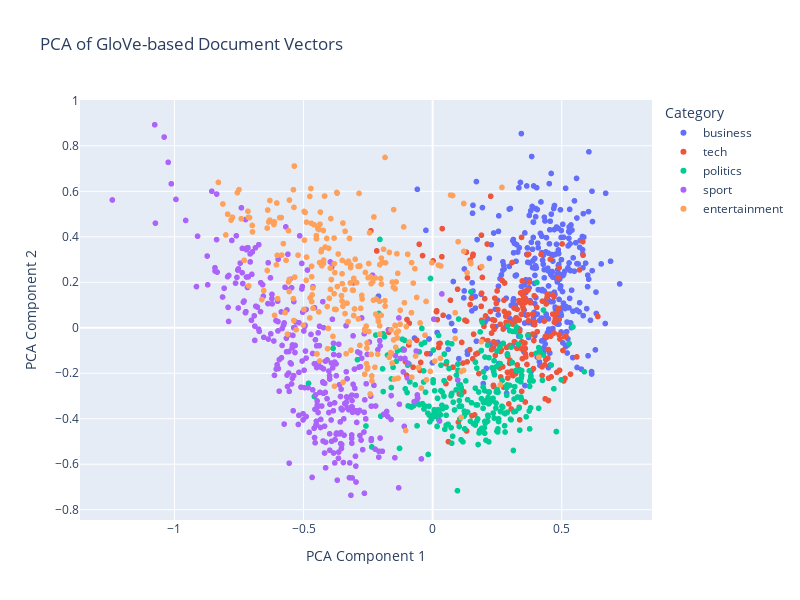

The notebook cell this image was saved under:
### Markdown cell above
## Principle Component Analysis (PCA)

I will use PCA to extract the most important features from the document vectors. Following plot shows the first two principal components of the document vectors. This will help us visualize the data and understand the distribution of the documents in the vector space.

### Code cell
X = np.stack(df['doc_vector'].values)
print(X.shape)
pca = PCA(n_components=5, random_state=CONFIG['RANDOM_STATE'])
X_reduced = pca.fit_transform(X)

fig = px.scatter(
    x=X_reduced[:, 0],
    y=X_reduced[:, 1],
    color=df['Category'],
    labels={'x': 'PCA Component 1', 'y': 'PCA Component 2', 'color': 'Category'},
    title='PCA of GloVe-based Document Vectors',
    width=800,
    height=600
)
fig.show()

### Figure 1 — Plotly figure (JSON) as saved in the notebook; plotly's stock layout.template omitted (floating-point values rounded to 4 significant figures; data arrays with more than 128 entries replaced by an {"elided": "..."} marker saying what was removed)
{"data": [{"hovertemplate": "Category=business<br>PCA Component 1=%{x}<br>PCA Component 2=%{y}<extra></extra>", "legendgroup": "business", "marker": {"color": "#636efa", "symbol": "circle"}, "mode": "markers", "name": "business", "showlegend": true, "type": "scattergl", "x": {"elided": "336 float values"}, "xaxis": "x", "y": {"elided": "336 float values"}, "yaxis": "y"}, {"hovertemplate": "Category=tech<br>PCA Component 1=%{x}<br>PCA Component 2=%{y}<extra></extra>", "legendgroup": "tech", "marker": {"color": "#EF553B", "symbol": "circle"}, "mode": "markers", "name": "tech", "showlegend": true, "type": "scattergl", "x": {"elided": "261 float values"}, "xaxis": "x", "y": {"elided": "261 float values"}, "yaxis": "y"}, {"hovertemplate": "Category=politics<br>PCA Component 1=%{x}<br>PCA Component 2=%{y}<extra></extra>", "legendgroup": "politics", "marker": {"color": "#00cc96", "symbol": "circle"}, "mode": "markers", "name": "politics", "showlegend": true, "type": "scattergl", "x": {"elided": "274 float values"}, "xaxis": "x", "y": {"elided": "274 float values"}, "yaxis": "y"}, {"hovertemplate": "Category=sport<br>PCA Component 1=%{x}<br>PCA Component 2=%{y}<extra></extra>", "legendgroup": "sport", "marker": {"color": "#ab63fa", "symbol": "circle"}, "mode": "markers", "name": "sport", "showlegend": true, "type": "scattergl", "x": {"elided": "346 float values"}, "xaxis": "x", "y": {"elided": "346 float values"}, "yaxis": "y"}, {"hovertemplate": "Category=entertainment<br>PCA Component 1=%{x}<br>PCA Component 2=%{y}<extra></extra>", "legendgroup": "entertainment", "marker": {"color": "#FFA15A", "symbol": "circle"}, "mode": "markers", "name": "entertainment", "showlegend": true, "type": "scattergl", "x": {"elided": "273 float values"}, "xaxis": "x", "y": {"elided": "273 float values"}, "yaxis": "y"}], "layout": {"height": 600, "legend": {"title": {"text": "Category"}, "tracegroupgap": 0}, "title": {"text": "PCA of GloVe-based Document Vectors"}, "width": 800, "xaxis": {"anchor": "y", "domain": [0, 1], "title": {"text": "PCA Component 1"}}, "yaxis": {"anchor": "x", "domain": [0, 1], "title": {"text": "PCA Component 2"}}}}
